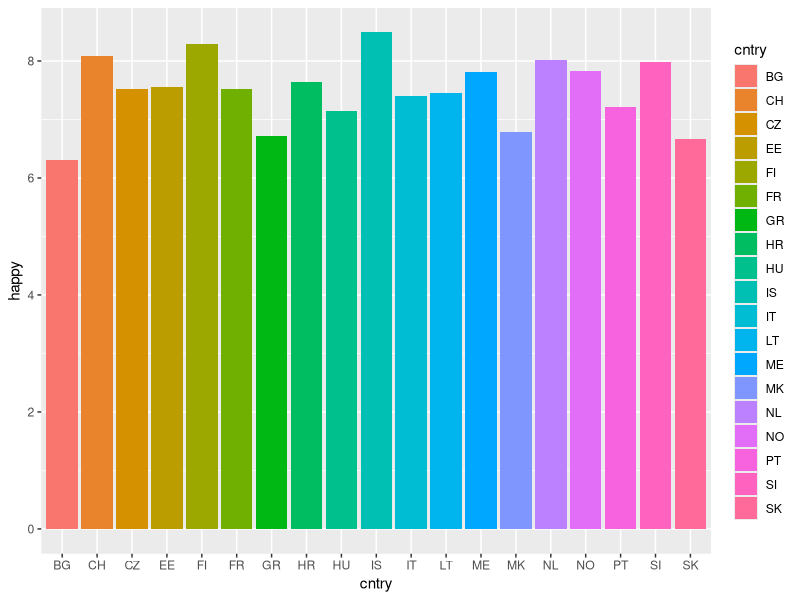

The R script that drew this image:

new_object <- c(20.5, 21, 19.8, 20)
temperatures_in_june <- c(20.5, 21, 19.8, 20)

print(new_object[1])
ages_of_students <- c(30, 32, 28, 30, 29, 22, 45)
ages_of_students2 <- append(ages_of_students,22)
print(ages_of_students2)
ess_data <- read.csv("ess_2020.csv")
dim(ess_data)
str(ess_data)
x <- 5
myage_vector <- c(21,2000,"Enis")
print(myage_vector) 
square <- function(x) {
  x^2
}
square(10)
greet <- function(name = "John") {
  print(paste("Hello", name))
}
greet("Enis")
install.packages("ggplot2")
library(ggplot2)
ggplot(ess_data, aes(x = cntry, y =happy,fill=cntry)) +
  geom_bar(stat = "summary", fun = "mean")
install.packages("dplyr")
library(dplyr)
ess_data %>% group_by(cntry) %>% summarize(avg_happy_index_men = mean(happy[gndr == 1]), avg_happy_index_women = mean(happy[gndr == 2]))


